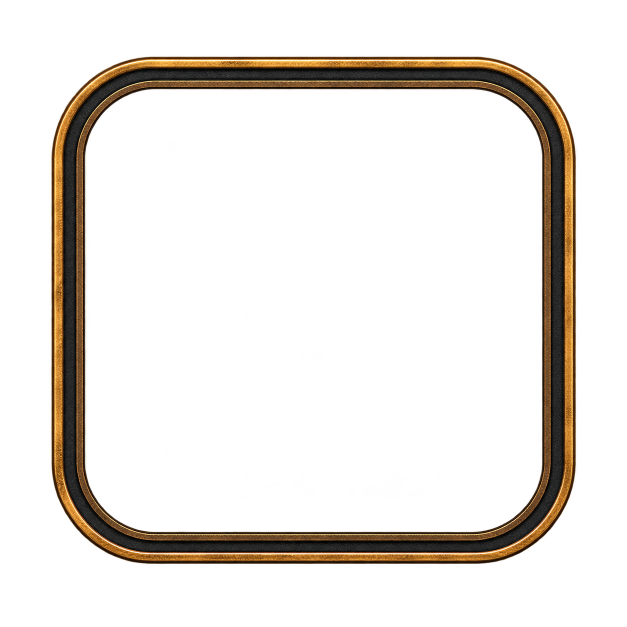
#> input picture Tools/art/source/minimap-square.png, 1254 x 1254 px, found by its file name (shown at 1/2 size)
$ python minimap_frames.py source/minimap-square.png source/minimap-ring.png
#> lines starting #> are read from the running program, lines starting #| are printed output that depends on the picture; after the words box and inside, x2 and y2 are one past the last pixel; in counts of white or black regions, pixels touching at a corner belong together
# Painted minimap frames: a lean leather-and-brass rounded square and ring
# (the wider-band, starred and pointed versions are kept beside them), each
# (the theme accent tints the lines in game, as on the console).
#
#   python3 minimap_frames.py source ../../Media/Textures
#
# Reads source/minimap-square.png and source/minimap-ring.png, centres each
# on its opening, and prints how much wider than the map each frame is
# (Modules/Grimoire/Minimap.lua uses it).
import sys
from PIL import Image
import numpy as np
from scipy import ndimage

src, out_dir = sys.argv[1], sys.argv[2]
SIZE = 512


def brass(px):
    r, g, b = px[..., 0], px[..., 1], px[..., 2]
    chroma = np.clip((r - b - 12) / 48, 0, 1)
    lum = 0.30 * r + 0.59 * g + 0.11 * b
    return chroma * np.clip(lum / 190, 0, 1) ** 1.1


for name, out in (("minimap-square", "MinimapFrameSquare"), ("minimap-ring", "MinimapFrameRing")):
    a = np.array(Image.open(f"{src}/{name}.png").convert("RGBA")).astype(float)
    h, w = a.shape[:2]
#> h = 1254; w = 1254
    # Drop stray specks outside the frame body: keep only large solid parts.
    solid = ndimage.binary_opening(a[..., 3] > 40, iterations=2)
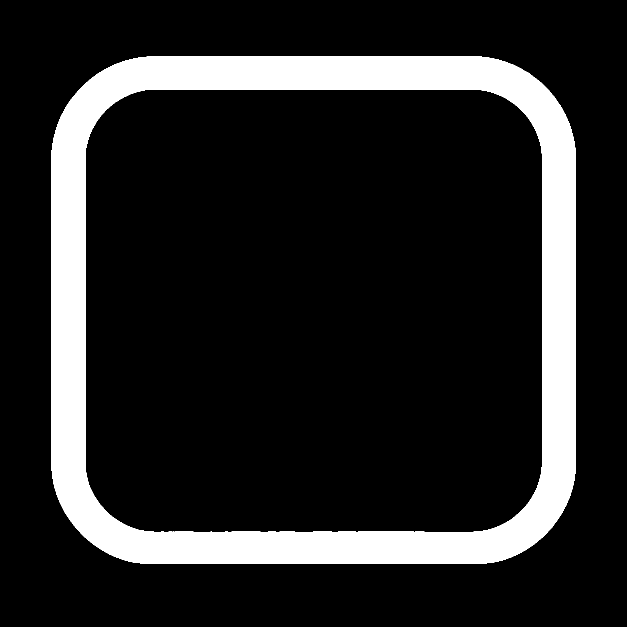
#> solid: shape (1254, 1254) bool (shown at 1/2 size); 15.2% white; 1 white region, box (x1, y1, x2, y2) and area: (102, 113, 1152, 1128) 238434
    lab, n = ndimage.label(solid)
#> n = 1
    sizes = ndimage.sum(solid, lab, range(1, n + 1))
#> sizes = [238434]
    keep = ndimage.binary_dilation(np.isin(lab, 1 + np.where(sizes > 5000)[0]), iterations=3)
#> keep: shape (1254, 1254) bool; 16.5% white; 1 white region, box (x1, y1, x2, y2) and area: (99, 110, 1155, 1131) 259160
    # and the reddish fringe some generated art carries
    r, g = a[..., 0], a[..., 1]
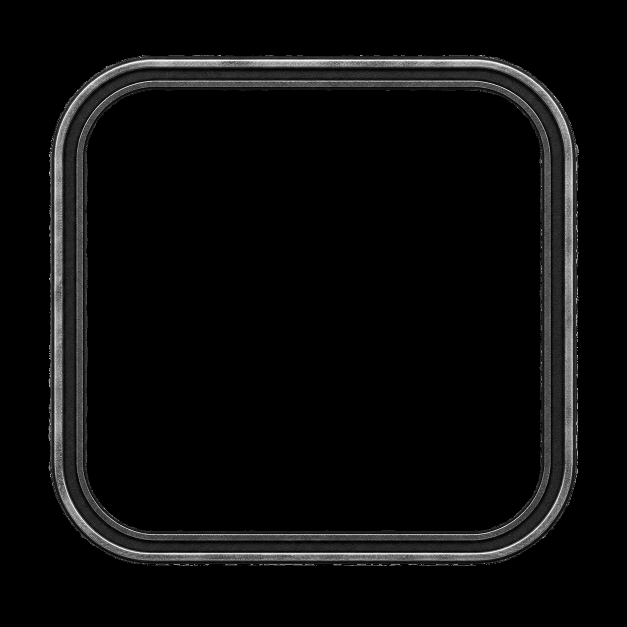
#> g: shape (1254, 1254) float64 (shown at 1/2 size); min 0, max 255, mean 11.2
    fringe = (r > 120) & (g < 0.45 * r) & (a[..., 3] < 250)
#> fringe: shape (1254, 1254) bool; 0.46% white in thin lines or dots, all inside (x1, y1, x2, y2) = (93, 110, 1161, 1132)
    a[..., 3] = np.where(keep & ~fringe, a[..., 3], 0)
    # The opening: the clear region holding the centre.
    lab, _ = ndimage.label(a[..., 3] < 128)
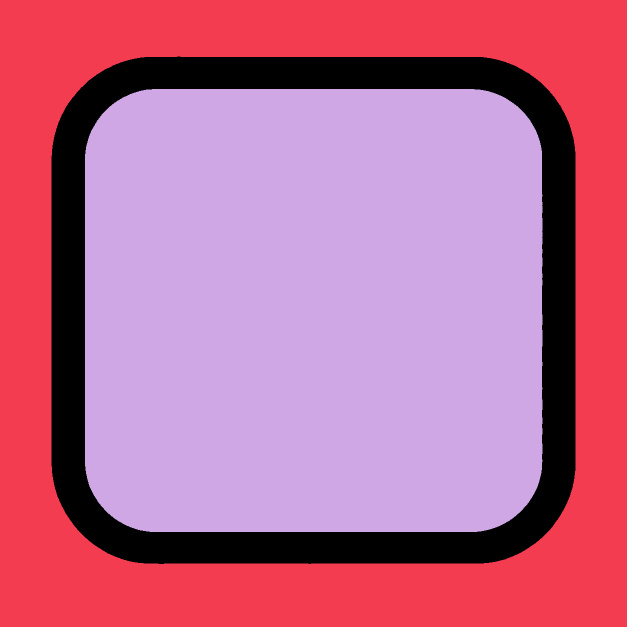
#> lab: shape (1254, 1254) int32 (shown at 1/2 size); 3 distinct labels, from 0 to 2; one colour per label, 0 black
    ys, xs = np.where(lab == lab[h // 2, w // 2])
    ox, oy = (xs.min() + xs.max() + 1) / 2, (ys.min() + ys.max() + 1) / 2
#> ox = 627.5; oy = 621
    open_w = xs.max() + 1 - xs.min()
#> open_w = 915
    # Square canvas centred on the opening, wide enough for the whole frame.
    half = int(np.ceil(max(ox, w - ox, oy, h - oy)))
#> half = 633
    canvas = np.zeros((2 * half, 2 * half, 4))
    x0, y0 = int(round(half - ox)), int(round(half - oy))
#> x0 = 6; y0 = 12
    canvas[y0:y0 + h, x0:x0 + w] = a
    canvas[..., :3] *= canvas[..., 3:4] / 255  # premultiply for the resize
    im = Image.fromarray(np.clip(canvas, 0, 255).astype(np.uint8), "RGBA")
    px = np.array(im.resize((SIZE, SIZE), Image.LANCZOS)).astype(float)
    al = px[..., 3:4]
    px[..., :3] = np.where(al > 0, px[..., :3] * 255 / np.maximum(al, 1e-6), 0)
#> px: shape (512, 512, 4) float64; mean R, G, B, A 50.1, 26.3, 6.4, 36.9
    lum = 0.30 * px[..., 0] + 0.59 * px[..., 1] + 0.11 * px[..., 2]
    base = np.dstack([lum, lum, lum, px[..., 3]])
    white = np.full(lum.shape, 255.0)
    lines = np.dstack([white, white, white, brass(px) * px[..., 3]])
#> in brass, `r, g, b = px[..., 0], px[..., 1], px[..., 2]`:
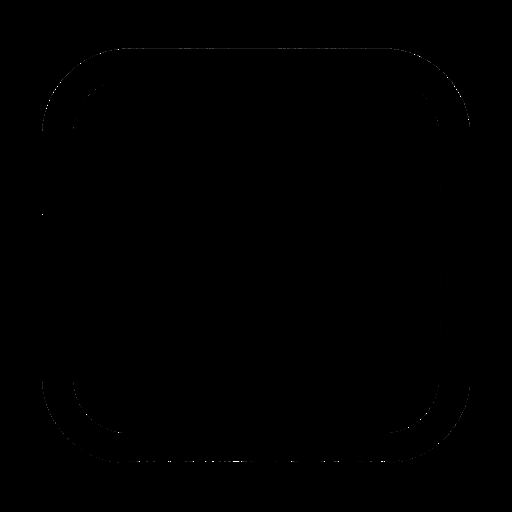
#> r: shape (512, 512) float64; min 0, max 65025, mean 50.1; drawn with min black and max white
#> in brass, `chroma = np.clip((r - b - 12) / 48, 0, 1)`:
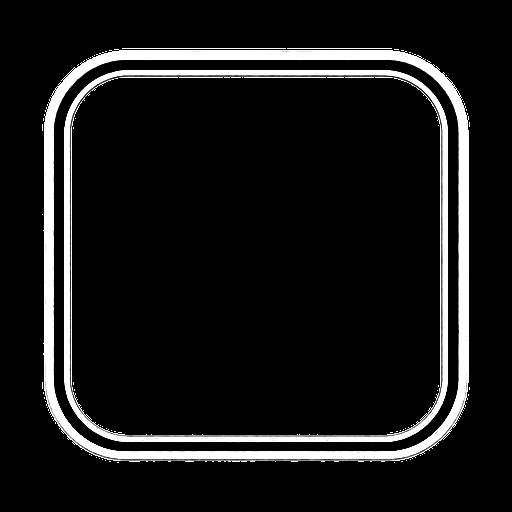
#> chroma: shape (512, 512) float64; min 0, max 1, mean 0.0937
#> in brass, `return chroma * np.clip(lum / 190, 0, 1) ** 1.1`:
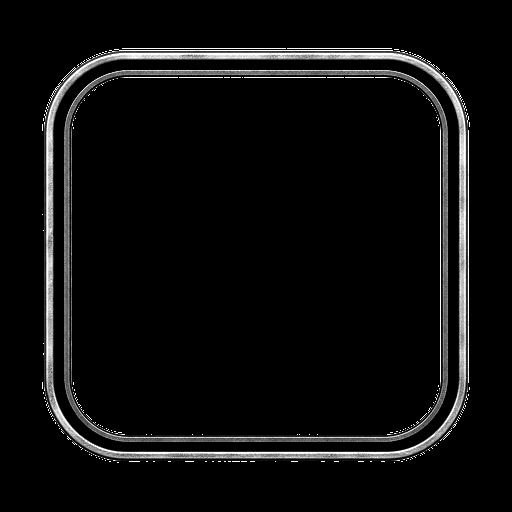
#> returned value: shape (512, 512) float64; min 0, max 1, mean 0.053
    Image.fromarray(np.clip(base, 0, 255).astype(np.uint8), "RGBA").save(f"{out_dir}/{out}.tga")
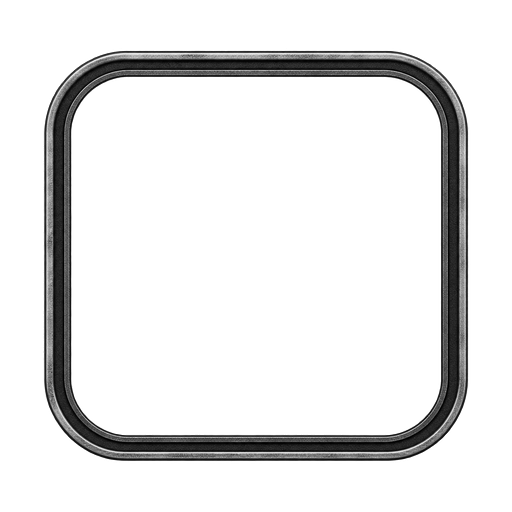
#> saved as MinimapFrameSquare.tga: PIL image 512x512 RGBA; mean R, G, B, A 12.8, 12.8, 12.8, 36.9; transparent parts drawn white
    Image.fromarray(np.clip(lines, 0, 255).astype(np.uint8), "RGBA").save(f"{out_dir}/{out}Lines.tga")
    print(f"{out}: frame is {2 * half / open_w:.3f} x the opening's width")
#| MinimapFrameSquare: frame is 1.384 x the opening's width
#> pass 2 of the loop `for name, out in (("minimap-square", "MinimapFrameSquare"), ("minimap-..`:
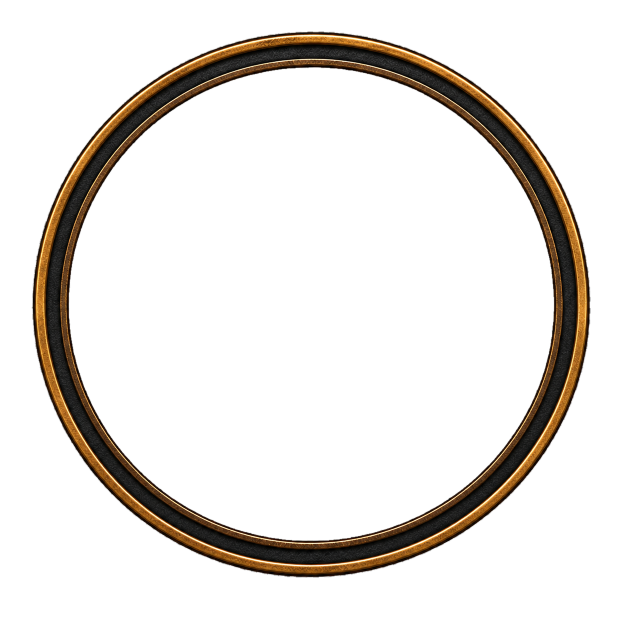
#> input picture Tools/art/source/minimap-ring.png, 1254 x 1254 px, found by its file name (shown at 1/2 size)
#> solid: shape (1254, 1254) bool; 15.3% white; 1 white region, box (x1, y1, x2, y2) and area: (63, 62, 1182, 1156) 239893
#> sizes = [239893]
#> keep: shape (1254, 1254) bool; 16.4% white; 1 white region, box (x1, y1, x2, y2) and area: (60, 59, 1185, 1159) 257381
#> fringe: shape (1254, 1254) bool; every value is 0
#> `lab, _ = ndimage.label(a[..., 3] < 128)`:
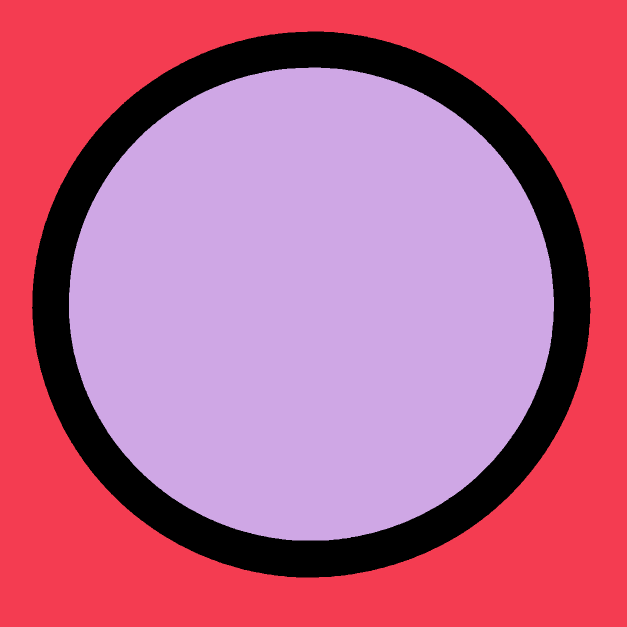
#> lab: shape (1254, 1254) int32 (shown at 1/2 size); 3 distinct labels, from 0 to 2; one colour per label, 0 black
#> ox = 623; oy = 608
#> open_w = 970
#> half = 646
#> x0 = 23; y0 = 38
#> im: PIL image 1292x1292 RGBA
#> in brass (call 2), `return chroma * np.clip(lum / 190, 0, 1) ** 1.1`:
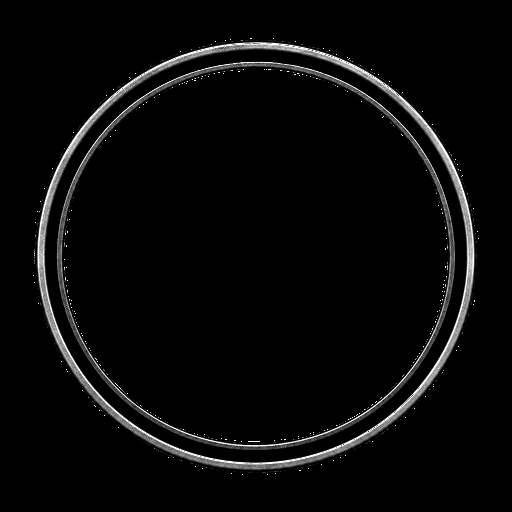
#> returned value: shape (512, 512) float64; min 0, max 1, mean 0.0365
#| MinimapFrameRing: frame is 1.332 x the opening's width
